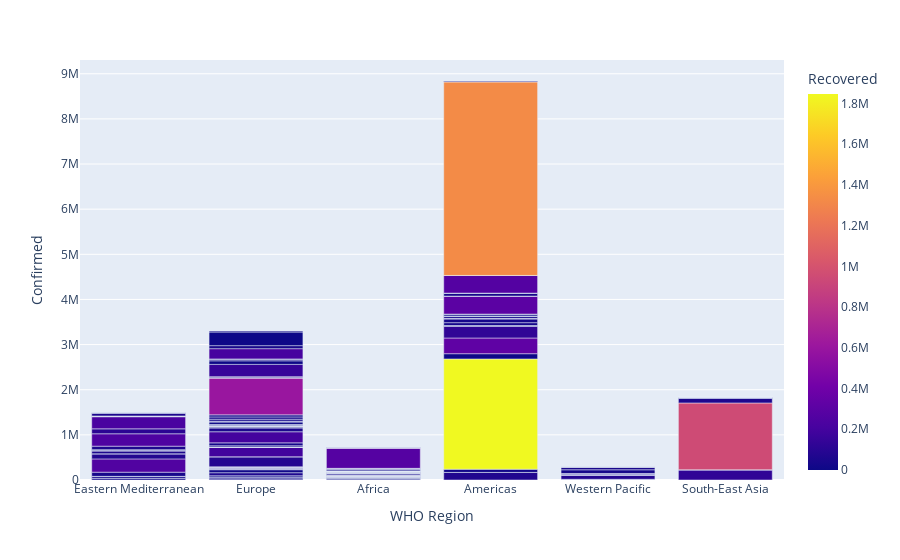

Write notebook code for a chart like this one.
### Code cell
px.bar(CountryWise,x='WHO Region',y='Confirmed',color='Recovered')

### Figure 1 — Plotly figure (JSON) as saved in the notebook; plotly's stock layout.template omitted (floating-point values rounded to 4 significant figures; data arrays with more than 128 entries replaced by an {"elided": "..."} marker saying what was removed)
{"data": [{"alignmentgroup": "True", "hovertemplate": "WHO Region=%{x}<br>Confirmed=%{y}<br>Recovered=%{marker.color}<extra></extra>", "legendgroup": "", "marker": {"color": {"elided": "187 int values"}, "coloraxis": "coloraxis", "pattern": {"shape": ""}}, "name": "", "offsetgroup": "", "orientation": "v", "showlegend": false, "textposition": "auto", "type": "bar", "x": {"elided": "187 str values"}, "xaxis": "x", "y": {"elided": "187 int values"}, "yaxis": "y"}], "layout": {"barmode": "relative", "coloraxis": {"colorbar": {"title": {"text": "Recovered"}}, "colorscale": [[0, "#0d0887"], [0.1111, "#46039f"], [0.2222, "#7201a8"], [0.3333, "#9c179e"], [0.4444, "#bd3786"], [0.5556, "#d8576b"], [0.6667, "#ed7953"], [0.7778, "#fb9f3a"], [0.8889, "#fdca26"], [1, "#f0f921"]]}, "legend": {"tracegroupgap": 0}, "margin": {"t": 60}, "xaxis": {"anchor": "y", "domain": [0, 1], "title": {"text": "WHO Region"}}, "yaxis": {"anchor": "x", "domain": [0, 1], "title": {"text": "Confirmed"}}}}
